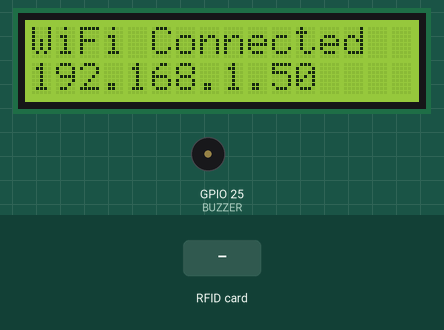
This sketch was run on a simulated ESP32. On the bench: 16×2 character LCD, buzzer (waves = sounding, pin HIGH). The inputs (shaded band) are chosen by the test bench. WiFi joins after 1.5 s; servers stay silent unless stated; uploads are accepted with an empty reply; the local clock reads 2024-03-15 10:24:30 at power-on unless the sketch sets it; what the sketch prints to the serial monitor is not drawn.

Above: at 4.1 s.
At 7.2 s:
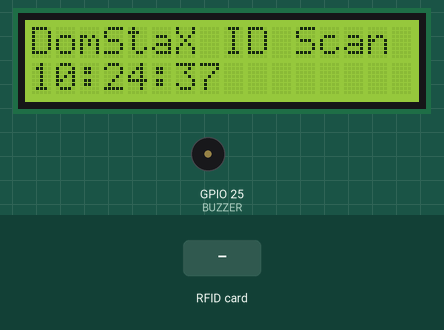
7.3 s: RFID card 5E 7A 19 C4 held to the reader
At 8.5 s:
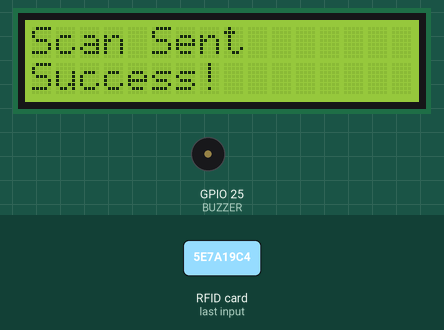
10.3 s: RFID card 5E 7A 19 C4 held to the reader
At 13.24 s:
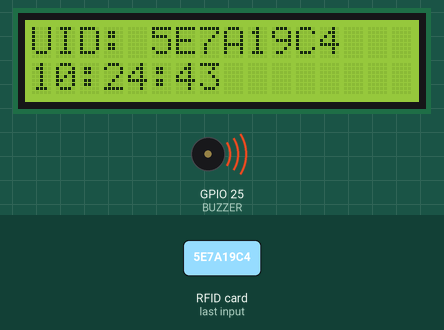
Timing chart, 0 to 15.3 s (numbered marks = the images above; inputs shaded):
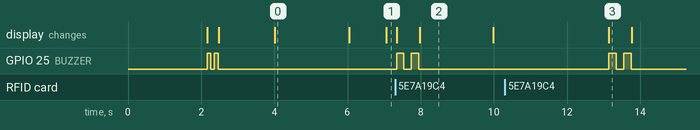

Measured:
- after the input at 7.3 s, GPIO 25 (BUZZER): alternates HIGH for 0.20 s and LOW for 0.21 s, 4 changes in all, then stays LOW, starting at once; the display: first changes at once (image 2 shows a later state)
- after the input at 10.3 s, GPIO 25 (BUZZER): alternates HIGH for 0.20 s and LOW for 0.21 s, 4 changes in all, then stays LOW, starting after 2.8 s; the display: changes after 2.8 s (image 3)
- what the display in image 0 shows lasts 2.0 s, from 4.0 s to 6.0 s

The sketch:

ConnectedToWifi.ino
```cpp
#include <WiFi.h>
#include <HTTPClient.h>
#include <SPI.h>
#include <MFRC522.h>
#include <Wire.h>
#include "RTClib.h"
#include <LiquidCrystal_I2C.h>

// --------- WIFI ----------
const char* ssid = "GlobeAtHome_1D45D_2.4";
const char* password = "zUCdG5Vb";

// --------- SERVER ----------
const char* SERVER_IP = "192.168.254.174";           // ← CHANGE THIS to your server IP
const int SERVER_PORT = 3000;

// --------- RFID SETTINGS ----------
#define SS_PIN 5
#define RST_PIN 4
MFRC522 rfid(SS_PIN, RST_PIN);

// --------- RTC ----------
RTC_DS3231 rtc;

// --------- LCD ----------
LiquidCrystal_I2C lcd(0x27, 16, 2);

// --------- Buzzer ----------
#define BUZZER 25

unsigned long lastUpdate = 0;
unsigned long lastWiFiCheck = 0;
const unsigned long WIFI_CHECK_INTERVAL = 10000; // Check WiFi every 10 seconds

// --------- WIFI CONNECT ----------
void connectWiFi() {
  Serial.println("\n=== Connecting to WiFi ===");
  Serial.print("SSID: ");
  Serial.println(ssid);

  lcd.clear();
  lcd.setCursor(0, 0);
  lcd.print("WiFi");
  lcd.setCursor(0, 1);
  lcd.print("Connecting...");

  WiFi.mode(WIFI_STA);
  WiFi.begin(ssid, password);

  int attempts = 0;
  while (WiFi.status() != WL_CONNECTED && attempts < 40) {
    delay(500);
    Serial.print(".");
    attempts++;
  }

  if (WiFi.status() == WL_CONNECTED) {
    Serial.println("\n✓ WiFi Connected!");
    Serial.print("IP Address: ");
    Serial.println(WiFi.localIP());
    Serial.print("Signal Strength: ");
    Serial.print(WiFi.RSSI());
    Serial.println(" dBm");

    lcd.clear();
    lcd.setCursor(0, 0);
    lcd.print("WiFi Connected");
    lcd.setCursor(0, 1);
    lcd.print(WiFi.localIP().toString().c_str());
    delay(2000);
  } else {
    Serial.println("\n✗ WiFi Connection FAILED!");
    Serial.print("Status: ");
    Serial.println(WiFi.status());

    lcd.clear();
    lcd.setCursor(0, 0);
    lcd.print("WiFi FAILED");
    lcd.setCursor(0, 1);
    lcd.print("Retry...");
    delay(3000);
  }
}

// --------- CHECK WIFI CONNECTION ----------
void checkWiFiConnection() {
  unsigned long currentMillis = millis();

  if (currentMillis - lastWiFiCheck >= WIFI_CHECK_INTERVAL) {
    lastWiFiCheck = currentMillis;

    if (WiFi.status() != WL_CONNECTED) {
      Serial.println("WiFi disconnected! Reconnecting...");
      connectWiFi();
    } else {
      Serial.println("✓ WiFi OK");
    }
  }
}

// --------- SEND RFID SCAN ----------
void sendRFIDScan(String uid) {
  Serial.println("\n=== Sending RFID Scan ===");

  if (WiFi.status() != WL_CONNECTED) {
    Serial.println("✗ WiFi not connected!");
    lcd.clear();
    lcd.setCursor(0, 0);
    lcd.print("WiFi Offline");
    beepBuzzer(100, 3);
    delay(2000);
    return;
  }

  HTTPClient http;

  String url = "http://" + String(SERVER_IP) + ":" + String(SERVER_PORT) + "/api/iot/scans";

  Serial.print("URL: ");
  Serial.println(url);

  // Build JSON payload safely
  String payload = "{";
  payload += "\"deviceId\":\"esp32-main-gate\",";
  payload += "\"uid\":\"" + uid + "\",";
  payload += "\"status\":\"success\"";
  payload += "}";

  Serial.print("Payload: ");
  Serial.println(payload);

  http.setTimeout(5000); // 5 second timeout
  http.begin(url);
  http.addHeader("Content-Type", "application/json");

  int httpCode = http.POST(payload);

  Serial.print("HTTP Response: ");
  Serial.println(httpCode);

  if (httpCode > 0) {
    String response = http.getString();
    Serial.print("Server Response: ");
    Serial.println(response);

    if (httpCode == 200) {
      Serial.println("✓ Scan sent successfully!");
      beepBuzzer(200, 1); // Success
    } else {
      Serial.print("⚠ Unexpected status code: ");
      Serial.println(httpCode);
      beepBuzzer(100, 2);
    }
  } else {
    Serial.print("✗ HTTP Error: ");
    Serial.println(http.errorToString(httpCode));
    beepBuzzer(100, 3); // Error
  }

  http.end();

  // LCD feedback
  lcd.clear();
  lcd.setCursor(0, 0);
  lcd.print("Scan Sent");
  lcd.setCursor(0, 1);
  if (httpCode == 200) {
    lcd.print("Success!");
  } else {
    lcd.print("Error: " + String(httpCode));
  }
  delay(2000);

  // Reset display
  lcd.clear();
  lcd.setCursor(0, 0);
  lcd.print("DomStaX ID Scan");
}

// --------- BUZZER ----------
void beepBuzzer(int duration, int times) {
  for (int i = 0; i < times; i++) {
    digitalWrite(BUZZER, HIGH);
    delay(duration);
    digitalWrite(BUZZER, LOW);
    if (i < times - 1) delay(100);
  }
}

// --------- SETUP ----------
void setup() {
  Serial.begin(115200);
  delay(2000);

  Serial.println("\n\n╔════════════════════════════════════╗");
  Serial.println("║  ESP32 RFID Reader with HTTP API  ║");
  Serial.println("║         Version 2.1.0             ║");
  Serial.println("╚════════════════════════════════════╝\n");

  // Initialize RFID
  SPI.begin();
  rfid.PCD_Init();
  Serial.println("✓ RFID Reader initialized");

  // Initialize RTC
  Wire.begin(21, 22);
  if (!rtc.begin()) {
    Serial.println("✗ RTC NOT FOUND - System halted");
    while (1);
  }
  if (rtc.lostPower()) {
    Serial.println("⚠ RTC lost power - Setting current time");
    // Use hardcoded date/time instead of macros
    rtc.adjust(DateTime(2026, 4, 20, 12, 0, 0));
  }
  Serial.println("✓ RTC initialized");

  // Initialize LCD
  lcd.init();
  lcd.backlight();
  lcd.clear();
  lcd.setCursor(0, 0);
  lcd.print("ESP32 RFID");
  lcd.setCursor(0, 1);
  lcd.print("Initializing...");
  Serial.println("✓ LCD initialized");

  // Initialize Buzzer
  pinMode(BUZZER, OUTPUT);
  digitalWrite(BUZZER, LOW);
  Serial.println("✓ Buzzer initialized");

  // Startup beep
  beepBuzzer(100, 2);

  // Connect to WiFi
  connectWiFi();

  // Initial display
  lcd.clear();
  lcd.setCursor(0, 0);
  lcd.print("DomStaX ID Scan");

  Serial.println("\n✓ Setup Complete - Ready to scan cards!\n");
}

// --------- UPDATE CLOCK ----------
void updateClock() {
  unsigned long currentMillis = millis();

  if (currentMillis - lastUpdate >= 1000) {
    lastUpdate = currentMillis;

    DateTime now = rtc.now();

    lcd.setCursor(0, 1);
    char line[17];
    sprintf(line, "%02d:%02d:%02d     ", now.hour(), now.minute(), now.second());
    lcd.print(line);
  }
}

// --------- MAIN LOOP ----------
void loop() {
  // Check WiFi connection periodically
  checkWiFiConnection();

  // Update clock display
  updateClock();

  // Check for new RFID card
  if (rfid.PICC_IsNewCardPresent()) {
    if (rfid.PICC_ReadCardSerial()) {

      String uid = "";

      // Convert UID to hex string
      for (byte i = 0; i < rfid.uid.size; i++) {
        if (rfid.uid.uidByte[i] < 0x10) uid += "0";
        uid += String(rfid.uid.uidByte[i], HEX);
      }
      uid.toUpperCase();

      Serial.print("\n>>> CARD SCANNED: ");
      Serial.println(uid);

      // Get timestamp from RTC
      DateTime now = rtc.now();
      char timeStr[9];
      sprintf(timeStr, "%02d:%02d:%02d", now.hour(), now.minute(), now.second());

      // Display on LCD
      lcd.clear();
      lcd.setCursor(0, 0);
      lcd.print("UID: ");
      lcd.print(uid.substring(0, 8));

      lcd.setCursor(0, 1);
      lcd.print(timeStr);

      Serial.print("Time: ");
      Serial.println(timeStr);

      // Success beep
      beepBuzzer(200, 1);

      // Send to server
      sendRFIDScan(uid);

      delay(3000);

      // Reset display
      lcd.clear();
      lcd.setCursor(0, 0);
      lcd.print("DomStaX ID Scan");

      // Stop reading
      rfid.PICC_HaltA();
      rfid.PCD_StopCrypto1();
    }
  }

  delay(100);
}
```
